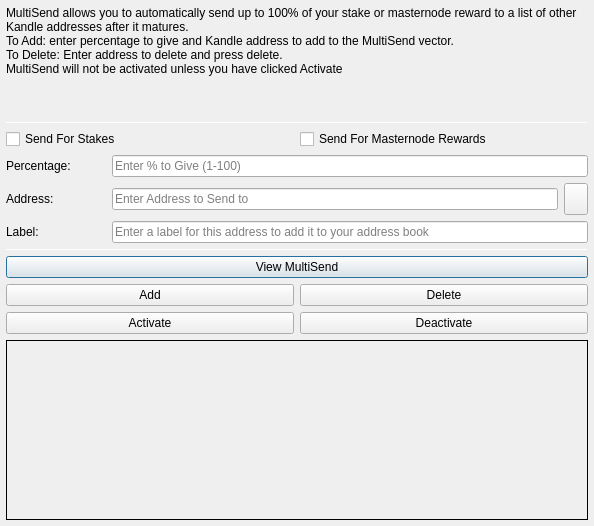
<?xml version="1.0" encoding="UTF-8"?>
<ui version="4.0">
 <class>MultiSendDialog</class>
 <widget class="QDialog" name="MultiSendDialog">
  <property name="windowModality">
   <enum>Qt::NonModal</enum>
  </property>
  <property name="geometry">
   <rect>
    <x>0</x>
    <y>0</y>
    <width>594</width>
    <height>526</height>
   </rect>
  </property>
  <property name="windowTitle">
   <string>MultiSend</string>
  </property>
  <layout class="QVBoxLayout" name="verticalLayout" stretch="0">
   <property name="leftMargin">
    <number>6</number>
   </property>
   <property name="topMargin">
    <number>6</number>
   </property>
   <property name="rightMargin">
    <number>6</number>
   </property>
   <property name="bottomMargin">
    <number>6</number>
   </property>
   <item>
    <layout class="QVBoxLayout" name="verticalLayout_Main" stretch="1,1,1,0,1,1,1">
     <item>
      <widget class="QLabel" name="label_2">
       <property name="lineWidth">
        <number>1</number>
       </property>
       <property name="text">
        <string>MultiSend allows you to automatically send up to 100% of your stake or masternode reward to a list of other Kandle addresses after it matures.
To Add: enter percentage to give and Kandle address to add to the MultiSend vector.
To Delete: Enter address to delete and press delete.
MultiSend will not be activated unless you have clicked Activate</string>
       </property>
       <property name="alignment">
        <set>Qt::AlignLeading|Qt::AlignLeft|Qt::AlignTop</set>
       </property>
       <property name="wordWrap">
        <bool>true</bool>
       </property>
      </widget>
     </item>
     <item>
      <widget class="Line" name="line">
       <property name="minimumSize">
        <size>
         <width>0</width>
         <height>1</height>
        </size>
       </property>
       <property name="maximumSize">
        <size>
         <width>16777215</width>
         <height>1</height>
        </size>
       </property>
       <property name="orientation">
        <enum>Qt::Horizontal</enum>
       </property>
      </widget>
     </item>
     <item>
      <layout class="QVBoxLayout" name="verticalLayout_Settings">
       <item>
        <layout class="QHBoxLayout" name="horizontalLayout">
         <item>
          <widget class="QCheckBox" name="multiSendStakeCheckBox">
           <property name="text">
            <string>Send For Stakes</string>
           </property>
          </widget>
         </item>
         <item>
          <widget class="QCheckBox" name="multiSendMasternodeCheckBox">
           <property name="text">
            <string>Send For Masternode Rewards</string>
           </property>
          </widget>
         </item>
        </layout>
       </item>
       <item>
        <layout class="QHBoxLayout" name="horizontalLayout_6">
         <item>
          <widget class="QLabel" name="label">
           <property name="minimumSize">
            <size>
             <width>100</width>
             <height>0</height>
            </size>
           </property>
           <property name="toolTip">
            <string>Percentage of stake to send</string>
           </property>
           <property name="text">
            <string>Percentage:</string>
           </property>
          </widget>
         </item>
         <item>
          <widget class="QLineEdit" name="multiSendPercentEdit">
           <property name="toolTip">
            <string>Enter whole numbers 1 - 100</string>
           </property>
           <property name="placeholderText">
            <string>Enter % to Give (1-100)</string>
           </property>
          </widget>
         </item>
        </layout>
       </item>
       <item>
        <layout class="QHBoxLayout" name="horizontalLayout_7">
         <item>
          <widget class="QLabel" name="label_5">
           <property name="minimumSize">
            <size>
             <width>100</width>
             <height>0</height>
            </size>
           </property>
           <property name="toolTip">
            <string>Address to send portion of stake to</string>
           </property>
           <property name="text">
            <string>Address:</string>
           </property>
          </widget>
         </item>
         <item>
          <widget class="QLineEdit" name="multiSendAddressEdit">
           <property name="toolTip">
            <string/>
           </property>
           <property name="placeholderText">
            <string>Enter Address to Send to</string>
           </property>
          </widget>
         </item>
         <item>
          <widget class="QToolButton" name="addressBookButton">
           <property name="maximumSize">
            <size>
             <width>16777215</width>
             <height>32</height>
            </size>
           </property>
           <property name="toolTip">
            <string>Choose an address from the address book</string>
           </property>
           <property name="text">
            <string/>
           </property>
           <property name="icon">
            <iconset resource="../kandle.qrc">
             <normaloff>:/icons/address-book</normaloff>:/icons/address-book</iconset>
           </property>
           <property name="shortcut">
            <string>Alt+A</string>
           </property>
          </widget>
         </item>
        </layout>
       </item>
      </layout>
     </item>
     <item>
      <layout class="QHBoxLayout" name="horizontalLayout_3">
       <item>
        <widget class="QLabel" name="label_3">
         <property name="minimumSize">
          <size>
           <width>100</width>
           <height>0</height>
          </size>
         </property>
         <property name="text">
          <string>Label:</string>
         </property>
        </widget>
       </item>
       <item>
        <widget class="QLineEdit" name="labelAddressLabelEdit">
         <property name="placeholderText">
          <string>Enter a label for this address to add it to your address book</string>
         </property>
        </widget>
       </item>
      </layout>
     </item>
     <item>
      <widget class="Line" name="line_2">
       <property name="minimumSize">
        <size>
         <width>0</width>
         <height>1</height>
        </size>
       </property>
       <property name="maximumSize">
        <size>
         <width>16777215</width>
         <height>1</height>
        </size>
       </property>
       <property name="orientation">
        <enum>Qt::Horizontal</enum>
       </property>
      </widget>
     </item>
     <item>
      <layout class="QVBoxLayout" name="verticalLayout_Buttons">
       <item>
        <layout class="QHBoxLayout" name="horizontalLayout_4">
         <item>
          <widget class="QPushButton" name="viewButton">
           <property name="toolTip">
            <string/>
           </property>
           <property name="statusTip">
            <string>View MultiSend Vector</string>
           </property>
           <property name="text">
            <string>View MultiSend</string>
           </property>
          </widget>
         </item>
        </layout>
       </item>
       <item>
        <layout class="QHBoxLayout" name="horizontalLayout_2">
         <item>
          <widget class="QPushButton" name="addButton">
           <property name="toolTip">
            <string/>
           </property>
           <property name="statusTip">
            <string>Add to MultiSend Vector</string>
           </property>
           <property name="text">
            <string>Add</string>
           </property>
          </widget>
         </item>
         <item>
          <widget class="QPushButton" name="deleteButton">
           <property name="toolTip">
            <string/>
           </property>
           <property name="statusTip">
            <string>Delete Address From MultiSend Vector</string>
           </property>
           <property name="text">
            <string>Delete</string>
           </property>
          </widget>
         </item>
        </layout>
       </item>
       <item>
        <layout class="QHBoxLayout" name="horizontalLayout_5">
         <item>
          <widget class="QPushButton" name="activateButton">
           <property name="statusTip">
            <string>Activate MultiSend</string>
           </property>
           <property name="text">
            <string>Activate</string>
           </property>
          </widget>
         </item>
         <item>
          <widget class="QPushButton" name="disableButton">
           <property name="statusTip">
            <string>Deactivate MultiSend</string>
           </property>
           <property name="text">
            <string>Deactivate</string>
           </property>
          </widget>
         </item>
        </layout>
       </item>
      </layout>
     </item>
     <item>
      <widget class="QLabel" name="message">
       <property name="minimumSize">
        <size>
         <width>0</width>
         <height>180</height>
        </size>
       </property>
       <property name="frameShape">
        <enum>QFrame::Panel</enum>
       </property>
       <property name="frameShadow">
        <enum>QFrame::Plain</enum>
       </property>
       <property name="lineWidth">
        <number>1</number>
       </property>
       <property name="midLineWidth">
        <number>1</number>
       </property>
       <property name="text">
        <string/>
       </property>
       <property name="alignment">
        <set>Qt::AlignLeading|Qt::AlignLeft|Qt::AlignTop</set>
       </property>
       <property name="wordWrap">
        <bool>true</bool>
       </property>
      </widget>
     </item>
    </layout>
   </item>
  </layout>
 </widget>
 <resources>
  <include location="../kandle.qrc"/>
 </resources>
 <connections/>
</ui>
